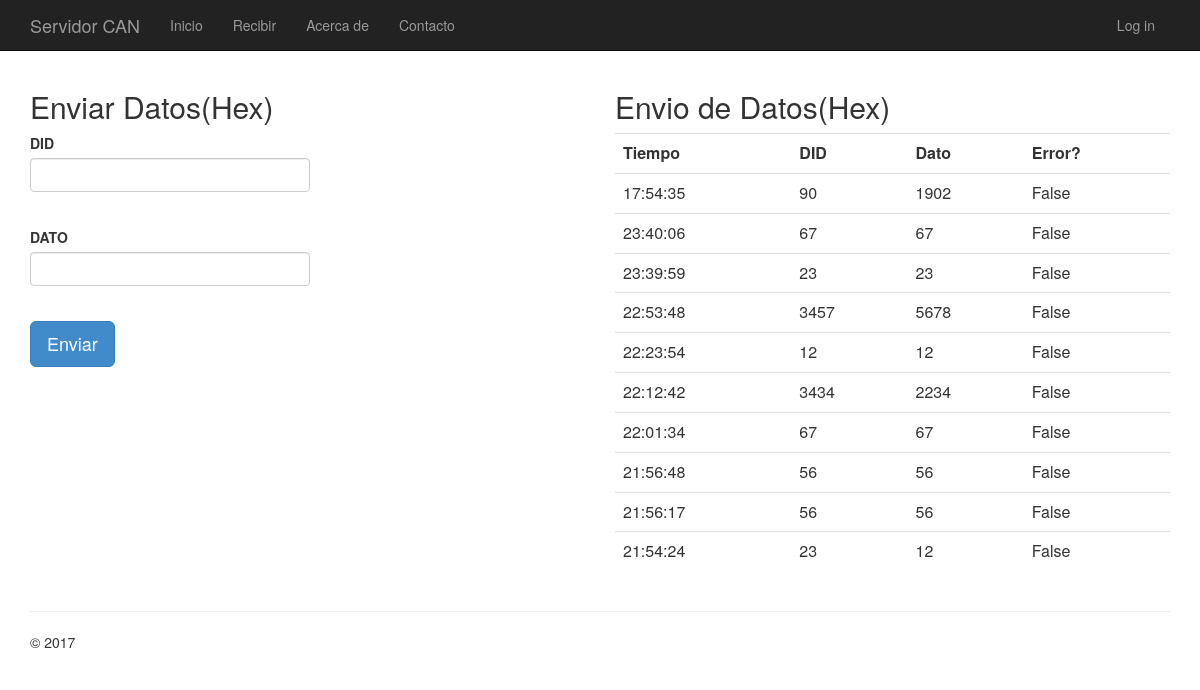
Page //enviar/ on the committed database.
### app/models.py (models this page shows, shortened)
class Mensaje(models.Model):
	transaccion_tiempo = models.DateTimeField('Tiempo de transaccion' )
	transaccion_modo = models.CharField('Modo de transaccion', max_length=200, choices=MODO_OPCIONES)
	can_timestamp = models.FloatField('CAN - Marcaje de Tiempo', null=True)
	can_is_remote_frame = models.BooleanField('CAN - Frame Remoto', default=False)
	can_extended_id = models.BooleanField('CAN - ID Extendido', default=True)
	can_is_error_frame = models.BooleanField('CAN - Frame de Error', default=False)
	can_arbitration_id = models.CharField('CAN - ID Mensaje',max_length=10)
	can_dlc = models.IntegerField('CAN - DLC',  null=True)
	can_data = models.CharField('CAN - Dato', max_length=200)

### app/views.py (the view)
# urls.py: url(r'^$', app.views.home, name='home'),
def home(request):
	assert isinstance(request, HttpRequest)
	return render(
        request,
        'app/index.html',
        {
            'title':'Servidor CAN',
            'year':datetime.now().year,
            'mensajes_enviados': Mensaje.objects.filter(transaccion_modo=MODEL.ENVIAR).order_by('-pk')[:10]
        },
    )

### app/templates/app/index.html (shortened to what this page needs)
{% extends "app/layout.html" %}
{% block content %}
<div class="row">
    <div class="col-md-6">
		<h2>Enviar Datos(Hex)</h2>
		<form action="{% url 'enviar' %}" method="post">
            <div class="form-group">
                <label>DID</label>
			    <input pattern="[A-Fa-f0-9]{1,}" type="text" name="arbitration_id" required class="form-control"/> <br/>
            </div>
			<div class="form-group">
                <label>DATO</label>
			    <input pattern="[A-Fa-f0-9]{1,}" type="text" name="data" required formenctype="application/x-www-form-urlencoded" class="form-control"/><br/>
            </div>
			<input type="submit" value="Enviar" class="btn btn-primary btn-lg"/>
		</form>
    </div>
     <div class="col-md-6" id="tabla_enviados">
        <h2>Envio de Datos(Hex)</h2>
        <table class="table">
			<tr>
				<th>Tiempo</th>
				<th>DID</th>
				<th>Dato</th>
				<th>Error?</th>
			</tr>
			{% for mensaje in mensajes_enviados %}
				<tr>
					<td>{{ mensaje.transaccion_tiempo|date:"G:i:s" }}</td>
					<td>{{ mensaje.can_arbitration_id }}</td>
					<td>{{ mensaje.can_data }}</td>
					<td>{{ mensaje.can_is_error_frame }}</td>
				</tr>
			{% endfor %}
		</table>
    </div>
</div>
{% endblock %}

### app/templates/app/layout.html (shortened to what this page needs)
﻿<!DOCTYPE html>
<html>
<head>
    {% load staticfiles %}
    <link rel="stylesheet" type="text/css" href="{% static 'app/content/bootstrap.min.css' %}" />
    <link rel="stylesheet" type="text/css" href="{% static 'app/content/site.css' %}" />
</head>
<body>
    <div class="navbar navbar-inverse navbar-fixed-top">
        <div class="container">
            <div class="navbar-header">
                <a href="/" class="navbar-brand">Servidor CAN</a>
            </div>
            <div class="navbar-collapse collapse">
                <ul class="nav navbar-nav">
                    <li><a href="{% url 'home' %}">Inicio</a></li>
                    <li><a href="{% url 'recibir' %}">Recibir</a></li>
                    <li><a href="{% url 'about' %}">Acerca de</a></li>
                    <li><a href="{% url 'contact' %}">Contacto</a></li>
                </ul>
                {% include 'app/loginpartial.html' %}
            </div>
        </div>
    </div>
    <div class="container body-content">
{% block content %}{% endblock %}
        <hr/>
        <footer>
            <p>&copy; {{ year }}</p>
        </footer>
    </div>
</body>
</html>

### app/templates/app/loginpartial.html
{% if user.is_authenticated %}
<form id="logoutForm" action="/logout" method="post" class="navbar-right">
    {% csrf_token %}
    <ul class="nav navbar-nav navbar-right">
        <li><span class="navbar-brand">Hello {{ user.username }}!</span></li>
        <li><a href="javascript:document.getElementById('logoutForm').submit()">Log off</a></li>
    </ul>
</form>
{% else %}
<ul class="nav navbar-nav navbar-right">
    <li><a href="{% url 'login' %}">Log in</a></li>
</ul>
{% endif %}

### app/static/app/content/site.css (style rules this page uses)
body { padding-top: 50px; padding-bottom: 20px; }
.body-content { padding-left: 15px; padding-right: 15px; }
input, select, textarea { max-width: 280px; }

### rows in the picture
Mensaje: transaccion_tiempo "17:54:35", can_arbitration_id "90", can_data "1902", can_is_error_frame "False"
Mensaje: transaccion_tiempo "23:40:06", can_arbitration_id "67", can_data "67", can_is_error_frame "False"
Mensaje: transaccion_tiempo "23:39:59", can_arbitration_id "23", can_data "23", can_is_error_frame "False"
Mensaje: transaccion_tiempo "22:53:48", can_arbitration_id "3457", can_data "5678", can_is_error_frame "False"
Mensaje: transaccion_tiempo "22:23:54", can_arbitration_id "12", can_data "12", can_is_error_frame "False"
Mensaje: transaccion_tiempo "22:12:42", can_arbitration_id "3434", can_data "2234", can_is_error_frame "False"
Mensaje: transaccion_tiempo "22:01:34", can_arbitration_id "67", can_data "67", can_is_error_frame "False"
Mensaje: transaccion_tiempo "21:56:48", can_arbitration_id "56", can_data "56", can_is_error_frame "False"
Mensaje: transaccion_tiempo "21:56:17", can_arbitration_id "56", can_data "56", can_is_error_frame "False"
Mensaje: transaccion_tiempo "21:54:24", can_arbitration_id "23", can_data "12", can_is_error_frame "False"
